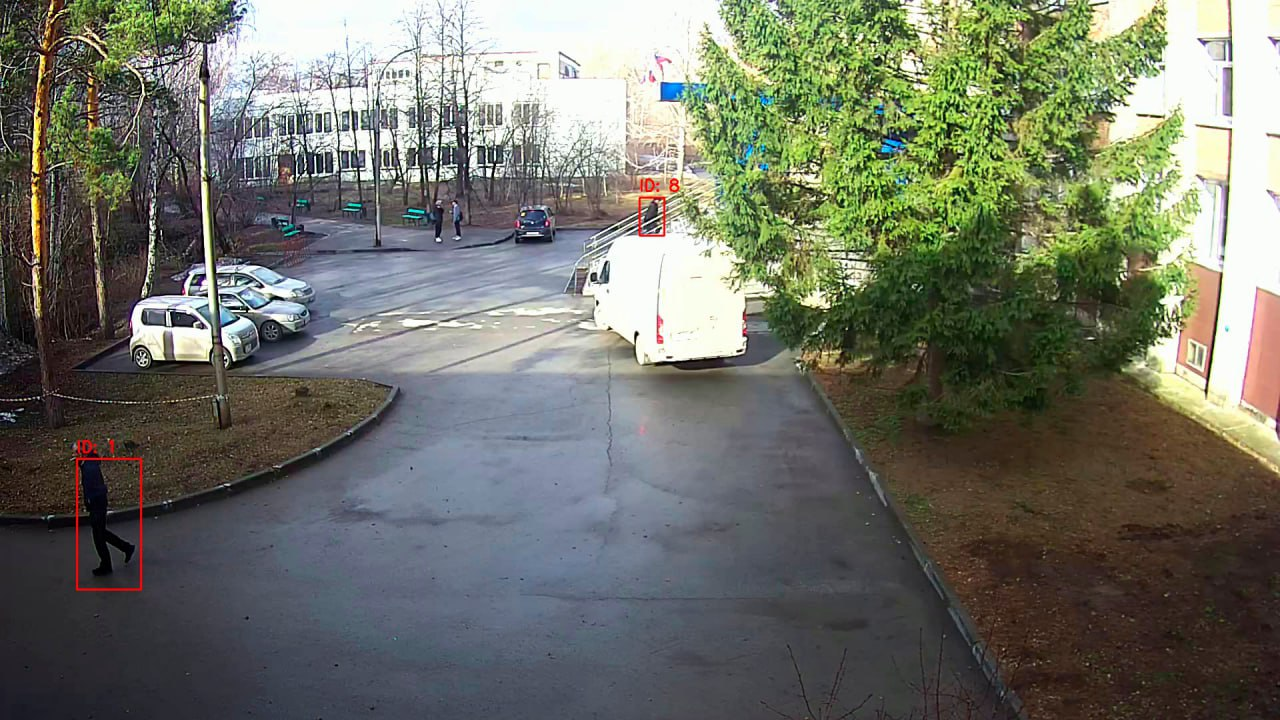
#> input picture photos/photo_2025-03-29_21-33-31 (2).jpg, 1280 x 720 px
$ python main.py --input '../photos/photo_2025-03-29_21-33-31 (2).jpg' --output-video out.avi
#> lines starting #> are read from the running program, lines starting #| are printed output that depends on the picture
### motion_detector/image_processing.py
import numpy as np
import math
import cv2 as cv
import collections
import random
import motion_detector.settings_detector as settings_detector
import collections
import cv2 as cv
import numpy as np

class BackgroundSubtractor_YCbCr:
    def __init__(self, buffer_size, frame_width, frame_height):
        self.buffer_size = buffer_size
        self.buffer = collections.deque(maxlen=buffer_size)
        self.background = None
        self.sum_frames = np.zeros((frame_height, frame_width, 3), dtype=np.float32)

        self.threshold_y = 26   # Порог для яркости (Y)
        self.threshold_chroma = 12  # Порог для цветовых компонент (Cb, Cr)
        self.blur = 15          # Размер размытия
        self.min_contour_area = 77  # Минимальная площадь контура

    def add_frame(self, frame):
        if len(self.buffer) == self.buffer_size:
            old_frame = self.buffer.popleft()
            self.sum_frames -= old_frame

        ycbcr_frame = cv.cvtColor(frame, cv.COLOR_BGR2YCrCb)
        blurred = cv.GaussianBlur(ycbcr_frame, (self.blur, self.blur), 0)

        self.buffer.append(blurred)
        self.sum_frames += blurred

    def create_background(self):
        if len(self.buffer) == 0:
            return None

        self.background = (self.sum_frames / len(self.buffer)).astype(np.uint8)
        return self.background

    def extract_foreground(self, current_frame):
        if self.background is None:
            return np.zeros_like(current_frame[:, :, 0])

        ycbcr_frame = cv.cvtColor(current_frame, cv.COLOR_BGR2YCrCb)
        blurred = cv.GaussianBlur(ycbcr_frame, (self.blur, self.blur), 0)

        bg_y, bg_cb, bg_cr = cv.split(self.background)
        cur_y, cur_cb, cur_cr = cv.split(blurred)

        diff_y = cv.absdiff(cur_y, bg_y)
        diff_cb = cv.absdiff(cur_cb, bg_cb)
        diff_cr = cv.absdiff(cur_cr, bg_cr)

        _, mask_y = cv.threshold(diff_y, self.threshold_y, 255, cv.THRESH_BINARY)
        _, mask_cb = cv.threshold(diff_cb, self.threshold_chroma, 255, cv.THRESH_BINARY)
        _, mask_cr = cv.threshold(diff_cr, self.threshold_chroma, 255, cv.THRESH_BINARY)

        combined_mask = cv.bitwise_or(mask_y, cv.bitwise_or(mask_cb, mask_cr))
        eroded = cv.erode(combined_mask, (5, 5), iterations=1)

        contours, _ = cv.findContours(eroded, cv.RETR_EXTERNAL, cv.CHAIN_APPROX_SIMPLE)
        result_mask = np.zeros_like(eroded)
        for contour in contours:
            if cv.contourArea(contour) > self.min_contour_area:
                cv.drawContours(result_mask, [contour], -1, 255, cv.FILLED)

        return result_mask

# [10 lines left out: function foreground_postprocessing, not called in this run]

def nightVision(frame):
    ''' This function determines if picture was taken by a camera in
        night vision mode. To this end, pixels of each channel are summed and the sums are compared.
        If the difference between them is less than ntol, True is returned
        Input: 3 channel array (picture)
        Output: True or False
        Global parameters: ntol - threshold for average difference between pixel channels
    '''
    width = frame.shape[1]
    height = frame.shape[0]
    npixels = width * height
    Blue = frame[:,:,0]
    average_b = np.sum(Blue) / npixels
    Green = frame[:,:,1]
    average_g = np.sum(Green) / npixels
    Red = frame[:,:,2]
    average_r = np.sum(Red) / npixels
    nightMode = (math.fabs(average_b - average_g) < settings_detector.ntol) and (math.fabs(average_g - average_r) < settings_detector.ntol)
    #print(average_b, average_g, average_r)
    #    ifNightMode = np.allclose(Blue, Green, atol = ntol) and np.allclose(Green, Red, atol = ntol)
    return nightMode

def gammac(frame, tavg = 155.0):
    ''' Function to perform gamma correction of image. Gamma computation to aim at the target average grayscale pixel values
        Gamma correction of the image in BGR 3 channel format

        Input parameters:
          frame - 3 channel BGR image
          tavg - target mean value of the corresponding grayscale image
        Returns: gamma corrected 3 channel BGR image
    '''
    # conversion of BGR image into grayscale image
    gray = cv.cvtColor(frame, cv.COLOR_BGR2GRAY)
    # mean pixel value in the grayscale frame
    mean = np.mean(gray)
    #print('mean pixel value:', mean, 'target mean: ', gavg)
    # computation of gamma
    gamma = math.log(tavg / 255.0) / math.log(mean / 255.0)
    #print('gamma=', gamma)
    # apply gamma correction
    lookUpTable = np.empty((1, 256), np.uint8)
    for i in range(256):
        lookUpTable[0, i] = np.clip(pow(i/255.0, gamma) * 255.0, 0, 255)
    framegc = cv.LUT(frame, lookUpTable)
    #text = f"Gamma: {gamma:.4f}"
    #cv.putText(framegc, text, (20, 50), 0, 2, (255, 0, 0), 3)
    return framegc

# [20 lines left out: function adaptiveHe, not called in this run]

### motion_detector/detection_processing.py
import cv2 as cv
import motion_detector.settings_detector as settings_detector
import math

import numpy as np

import time

class Detection:
    # [12 lines left out: function __init__, not called in this run]
# properties - id, x, y, w, h, vx, vy, nf, indxprev, sfr, fnrlt
# nf - number of frames object is present, indxprev - index of object in the prev frame, sfr - if suitable for report
# fnrlt - frame number when object was reported last time

def remove_nested_detections(detections: list[Detection], overlap_threshold: float):
    """
    Removes detections that are almost entirely inside other (larger) detections,
    using the relSiou function to calculate the relative area of the intersection.
    """
    if not detections:
        return []

    sorted_dets = sorted(detections, key=lambda d: d.width * d.height, reverse=True)
    outer_detections = []

    for current_det in sorted_dets:
        is_nested = False
        x11, y11 = current_det.x, current_det.y
        x12, y12 = x11 + current_det.width, y11 + current_det.height

        for outer_det in outer_detections:
            x21, y21 = outer_det.x, outer_det.y
            x22, y22 = x21 + outer_det.width, y21 + outer_det.height

            Srel = relSiou(x11, y11, x12, y12, x21, y21, x22, y22)
            if Srel >= overlap_threshold:
                is_nested = True
                break

        if not is_nested:
            outer_detections.append(current_det)

    return outer_detections

# [39 lines left out: functions detect, relSiou, not called in this run]

# detections processing methods

def assignIDs(detections: list[list[Detection]], nf_threshold_id):
    ''' This function assigns IDs to objects that are persistently present in the scene for
        nf_threshold_id frames. IDs are checked for uniqueness.
        Version 1. Changed 06.11.2024, 08.11.2024, 22.11.2024, 28.11.2024, 29.11.2024

        Input: detections - circular list (CL) of lists of lists -
                 detections[frameindex][objectindex][propertyindex]
                 properties:  id, x, y, w, h, vx, vy, nf, indxprev, sfr, fnrlt
                 ID = -1 for unassigned objects, nf - number of frames of continuous
                 detection (1..), indxprev - object index in previous frame, sfr - suitable for reporting (True/False)
                 fnrlt - frame index when reported last time (-1 - never reported)
               nf_threshold_id - number of frames of continuous detection for ID assignment
               dcn - index of the current frame in the detections

        Returns: detections - with assigned ID and fn for the last frame objects

        Global parameters:
            settings.iou_threshold_id - relSiou threshold
            scale_threshold_id - scaling threshold
        Требуемые функции:  relSiou()
    '''
    relSiouTimeMes = []
    relSiouOldTimeMes = []

    dcn = len(detections)-1
    # assigning the attribute id initial value
    if not hasattr(assignIDs, 'id'):
        assignIDs.id = 0

    # checking if object was present in the scene for nf_threshold_id previous frames
    # criteria for id asignment:
    #    bboxes of object in consecutive frames should have intersection
    #      not less than settings.iou_threshold_id
    #    bbox dimensions in consecutive frames - w, h - should be different no more than
    #      scale_threshold_id
    # among bboxes satisfying the criteria, one is selected that:   has smallest
    #   difference in x and y, in w and h,   -> largest relSiou,
    #
    nnids = 0   # number of new ids found
    framedatap = detections[dcn - 1] if dcn > 0 else []
    # Перебор объектов в текущем кадре
    for current_detection in detections[dcn]:
        # Индекс ближайшего объекта в предыдущем кадре
        coi = -1
        # Наибольшее значение relSiou для ближайшего объекта
        lrelSiou = 0

        # Координаты и размеры текущего объекта
        x11, y11 = current_detection.x, current_detection.y
        w1, h1 = current_detection.width, current_detection.height
        x12, y12 = x11 + w1, y11 + h1

        # Поиск ближайшего объекта в предыдущем кадре
        for j, prev_detection in enumerate(framedatap):
            x21, y21 = prev_detection.x, prev_detection.y
            w2, h2 = prev_detection.width, prev_detection.height
            x22, y22 = x21 + w2, y21 + h2

            # Вычисление relSiou и масштабирования
            relSiou12 = relSiou(x11, y11, x12, y12, x21, y21, x22, y22)

            scalew12 = w1 / w2 if w1 / w2 >= 1 else w2 / w1
            scaleh12 = h1 / h2 if h1 / h2 >= 1 else h2 / h1

            # Проверка условий для назначения ID
            if (relSiou12 >= settings_detector.iou_threshold_id and
                scalew12 <= settings_detector.scale_threshold_id and
                scaleh12 <= settings_detector.scale_threshold_id):
                if relSiou12 > lrelSiou:
                    coi = j
                    lrelSiou = relSiou12

        # Если найден близкий объект в предыдущем кадре
        if coi != -1:
            # Назначение индекса ближайшего объекта в предыдущем кадре
            current_detection.indx_prew = coi
            # Увеличение счётчика кадров непрерывного обнаружения
            current_detection.frames_count = framedatap[coi].frames_count + 1

            # Продолжение ID из предыдущего кадра, если он был назначен
            if framedatap[coi].id != -1:
                current_detection.id = framedatap[coi].id
                current_detection.for_report = framedatap[coi].for_report
            else:
                # Назначение нового ID, если счётчик кадров превышает порог
                if current_detection.frames_count >= nf_threshold_id:
                    assignIDs.id += 1
                    current_detection.id = assignIDs.id
                    nnids += 1

        # Если близкий объект в предыдущем кадре не найден
        if coi == -1:
            current_detection.indx_prew = -1

    # Проверка на дубликаты ID в текущем кадре
    ids_in_frame = []
    for detection in detections[dcn]:
        if detection.id == -1:
            continue
        if detection.id in ids_in_frame:
            # Назначение нового ID, если обнаружен дубликат
            assignIDs.id += 1
            detection.id = assignIDs.id
            detection.frames_count = 1  # Сброс счётчика кадров
            detection.indx_prew = -1  # Сброс индекса предыдущего объекта
        else:
            ids_in_frame.append(detection.id)

    return detections, nnids, relSiouTimeMes,  relSiouOldTimeMes


def completeIDs(detections: list[list[Detection]], nf_threshold_id):
    ''' Method to fill object IDs for newly detected objects in the preceding nf_threshold_id - 1
        frames data

        Parameters: detections - circular list of lists of lists
                    dcn - current index of frame in detections
                    nf_threshold_id - criterion on the number of frames for assigning ID
        Returns: detections with id downfilled for objects with nf = nf_threshold_id,
                 number of objects id were downfilled for
    '''
    nidsc = 0   # number of ids completed
    dcn = dcn = len(detections)-1
    # find new objects in the current frame
    for current_detection  in detections[dcn]:
        if current_detection.frames_count == nf_threshold_id:
            idn = current_detection.id
            indxprev = current_detection.indx_prew
            dpn = dcn

            for j in range(nf_threshold_id - 1):
                # get previous frame index
                dpn -= 1
                detections[dpn][indxprev].id = idn
                indxprev = detections[dpn][indxprev].indx_prew
            nidsc += 1
    return detections, nidsc


# [66 lines left out: functions obtainTrajs, trajdiam, not called in this run]

def validateObjs(detections: list[list[Detection]], frame_counter, fps, nf_threshold_id):
    ''' Method to mark objects in the current framedata as suitable for reporting
        Criteria are (1) object appeared for over nf_threshold_id frames
                     (2) trajectory diameter is over tr_mov_threshold
                     (3) object was never reported (fnrlt = -1)
                         or object was reported report_frame ago (n - int)
        Updated 29.11.2024
        Input: detections - circular list of lists of lists
               dcn - index of current framedata in detections
        Return: detections with property sfr set to True for objects satisfying the criteria
        Global parameters: nf_threshold_id, tr_mov_threshold
    '''
    trajdiamTimeMes = []
    trajdiamOldTimeMes = []

    dcn = dcn = len(detections)-1
    nobsfr = 0
    for current_detection in detections[dcn]:
        if current_detection.frames_count >= nf_threshold_id:
            idn = current_detection.id
            trajs = obtainTrajs(detections, dcn, [idn])

            movement = trajdiam(trajs, idn)

            if movement >= settings_detector.tr_mov_threshold:
                if current_detection.last_frame == -1:
                    current_detection.for_report = True
                    nobsfr += 1
                elif current_detection.last_frame > -1 and (frame_counter - current_detection.last_frame)%(settings_detector.report_frame) == 0:
                    current_detection.for_report = True
                    nobsfr += 1
    return detections, nobsfr, trajdiamTimeMes, trajdiamOldTimeMes

### motion_detector/detector_IO.py
import cv2 as cv
import motion_detector.detection_processing as detection_processing
import motion_detector.settings_detector as settings_detector


def print_console(text):
    if settings_detector.enable_print_console:
        print(text)

# [26 lines left out: functions print_background_parameters, print_video_parameters, clear_output_file, print_frame_detection, not called in this run]

def show_boxes(frame, detections: list[detection_processing.Detection], fps):
    if settings_detector.enable_show_boxes or settings_detector.enable_save_frames:
        for detect in detections:
            if detect.id != -1:
                cv.rectangle(frame, (detect.x, detect.y), (detect.x + detect.width, detect.y + detect.height), settings_detector.box_color, settings_detector.BOX_LINE_THICKNESS)
                # Добавляем подпись с ID объекта, если он есть

                label = f"ID: {detect.id}"
                    # Позиция текста (над прямоугольником)
                text_position = (detect.x, detect.y - 10)  # Смещаем текст немного выше прямоугольника

                cv.putText(frame, label, text_position, cv.FONT_HERSHEY_SIMPLEX, settings_detector.TEXT_FONT_SCALE, settings_detector.box_color, settings_detector.TEXT_FONT_THICKNESS)

        # [4 lines of commented-out code are left out]
        return frame
    return None

def save_frame_with_boxes(frame, frame_counter, leng):
    if settings_detector.enable_save_frames and frame is not None:
        cv.imwrite(settings_detector.output_frame_dir + "/image_with_box"+ str(frame_counter).zfill(leng)+".jpg", frame)


### motion_detector/main.py
import cv2 as cv
import time
import sys
import collections
import os
from pathlib import Path

import motion_detector.image_processing as image_processing
import motion_detector.settings_detector as settings_detector  # Импортируем только для параметров обработки
import motion_detector.detector_IO as detector_IO

import motion_detector.detection_processing as detection_processing

# [200 lines left out: functions get_video_parameters, print_progress, apply_settings_for_night, apply_settings_for_day, set_background_parameters, process_video, not called in this run]

if __name__ == '__main__':
    import argparse

    parser = argparse.ArgumentParser(description='Moving objects detection')
    parser.add_argument('--input', required=True, help='Input video file path')
    parser.add_argument('--output-video', required=True, help='Output video file path')
    parser.add_argument('--output-json', help='Output JSON file path')
    parser.add_argument('--show-progress', action='store_true', help='Show progress in console')
    parser.add_argument('--save-frames', action='store_true', help='Save individual frames')

    args = parser.parse_args()

    try:
        result_path = process_video(
            input_path=args.input,
            output_video_path=args.output_video,
            output_json_path=args.output_json,
            show_progress=args.show_progress,
            save_frames=args.save_frames
        )
#> in process_video, frame is the input picture: shape (720, 1280, 3); mean B, G, R 102.8, 114.2, 111.7
#> in nightVision, `Blue = frame[:,:,0]`:
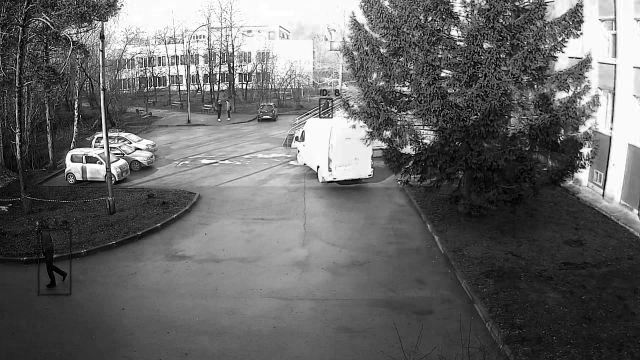
#> Blue: shape (720, 1280) (shown at 1/2 size); min 0, max 255, mean 102.8
#> in nightVision, `average_b = np.sum(Blue) / npixels`: average_b = 102.8
#> in nightVision, `average_g = np.sum(Green) / npixels`: average_g = 114.2
#> in nightVision, `average_r = np.sum(Red) / npixels`: average_r = 111.7
#> in nightVision, `nightMode = (math.fabs(average_b - average_g) < settings_detector.ntol..`: nightMode = False
#> in gammac, `gray = cv.cvtColor(frame, cv.COLOR_BGR2GRAY)`:
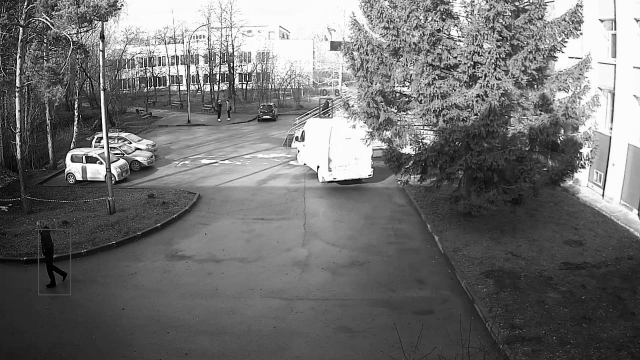
#> gray: shape (720, 1280) (shown at 1/2 size); min 0, max 255, mean 112.2
#> in gammac, `mean = np.mean(gray)`: mean = 112.2
#> in gammac, `gamma = math.log(tavg / 255.0) / math.log(mean / 255.0)`: gamma = 0.646
#> in extract_foreground, `bg_y, bg_cb, bg_cr = cv.split(self.background)`:
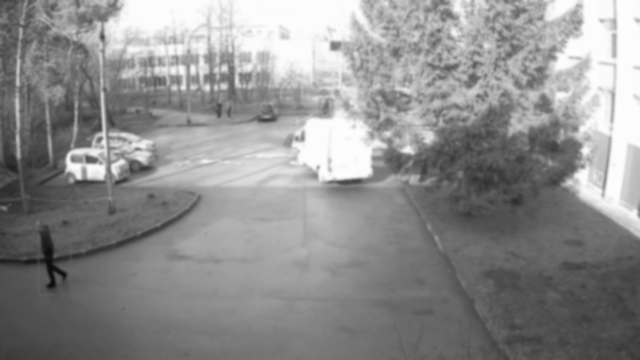
#> bg_y: shape (720, 1280) (shown at 1/2 size); min 8, max 253, mean 142.6
#> in extract_foreground, `bg_y, bg_cb, bg_cr = cv.split(self.background)`:
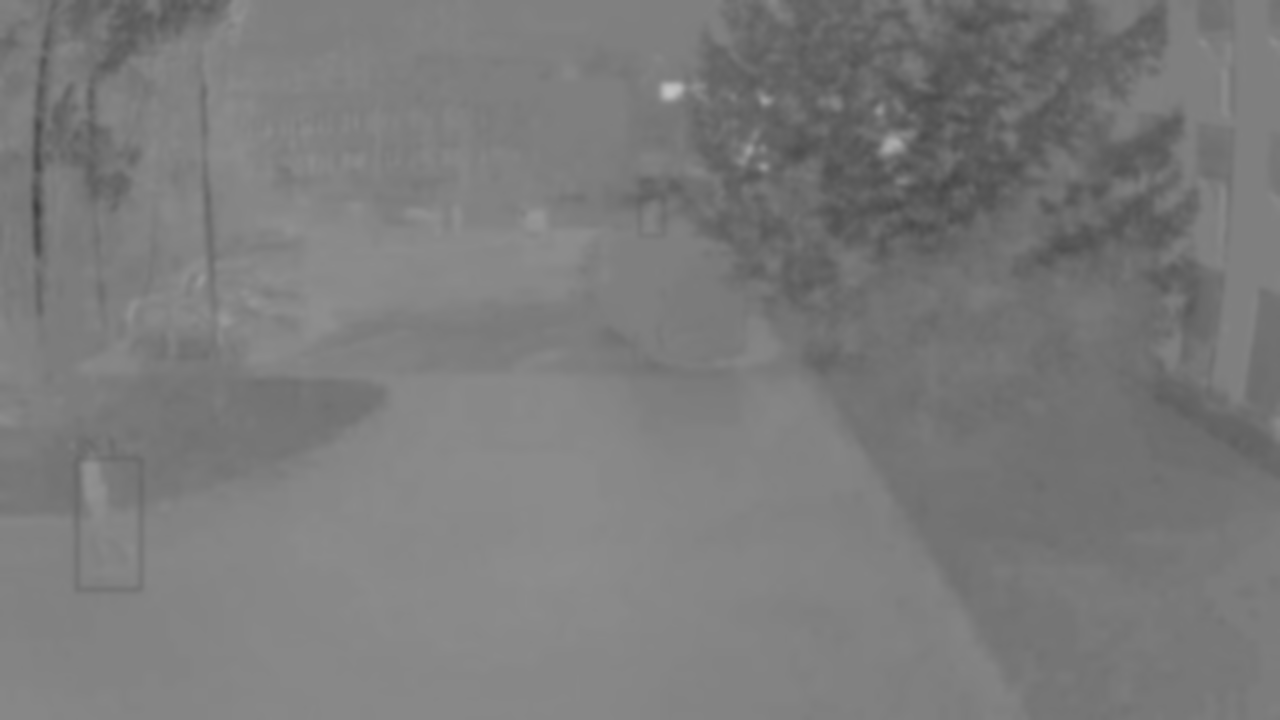
#> bg_cr: shape (720, 1280); min 64, max 195, mean 122.7
#> in extract_foreground, `contours, _ = cv.findContours(eroded, cv.RETR_EXTERNAL, cv.CHAIN_APPRO..`: contours = []
        print(f"\nProcessing complete. Result saved to: {result_path}")
    except Exception as e:
        print(f"Error: {str(e)}", file=sys.stderr)
        sys.exit(1)
